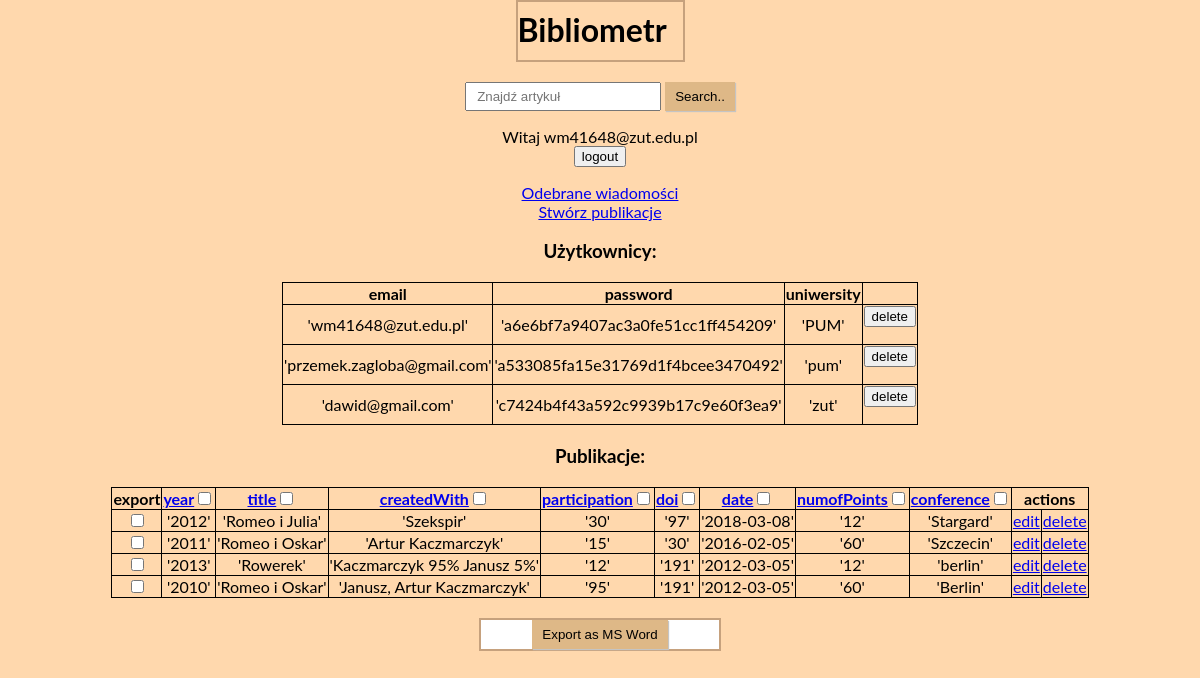
The app's page /index.php (signed in) with its own data.
### tables this page shows
CREATE TABLE `user` (
  `id` int(11) NOT NULL,
  `login` varchar(32) DEFAULT NULL,
  `password` varchar(32) DEFAULT NULL,
  `uniwersity` text DEFAULT NULL,
  `typ` enum('user','admin','','') NOT NULL,
  `publishes_id` int(11) NOT NULL
);

CREATE TABLE `publishes` (
  `id` int(11) NOT NULL,
  `year` year(4) DEFAULT NULL,
  `title` text DEFAULT NULL,
  `createdWith` varchar(50) DEFAULT NULL,
  `participation` int(11) DEFAULT NULL,
  `doi` text DEFAULT NULL,
  `date` date DEFAULT NULL,
  `numOfPoints` int(11) DEFAULT NULL,
  `conference` text DEFAULT NULL,
  `user_id` int(11) NOT NULL
);

### publishes/tableData.php (the view)
<?php
foreach($publishes as $row) {
echo "<tr>";
	echo '<td><input type="checkbox" name="row_'.$row['id'].'" /></td>';
	echo "<td>'".$row['year']."'</td>";
	echo "<td>'".$row['title']."'</td>";
	echo "<td>'".$row['createdWith']."'</td>";
	echo "<td>'".$row['participation']."'</td>";
	echo "<td>'".$row['doi']."'</td>";
	echo "<td>'".$row['date']."'</td>";
	echo "<td>'".$row['numOfPoints']."'</td>";
	echo "<td>'".$row['conference']."'</td>";
	if(!empty($_SESSION['typ'])) {
		if($_SESSION['typ'] == 'admin' || $_SESSION['id'] === $row['user_id']) {
	echo '<td>
		<a href="./publishes/form.php?id='.$row['id'].'">edit</a>
		</td>';
		}
	if($_SESSION['typ'] == 'admin'){
		echo '<td>
		<a href="./publishes/delete.php?id='.$row['id'].'">delete</a>
		</td>';
		}
	}
echo "</tr>";
            }
?>

### user/select.php (shortened to what this page needs)
<?php
$us = $db->query('SELECT * FROM user Where Typ != "admin,user" ');
            $users =  $us->fetchAll();
            if($users) {
                echo "<table>";
            echo "<thead>";
            echo "<tr><th>email</th><th>password</th><th>uniwersity</th></tr>";
            echo "<tbody>";
            foreach($users as $row) {
                echo "<tr>";
                    echo "<td>'".$row['login']."'</td>";
                    echo "<td>'".$row['password']."'</td>";
                    echo "<td>'".$row['uniwersity']."'</td>";
                    if($_SESSION['typ'] == 'admin') {
                        echo '<td>
                    <form action="./user/delete.php" method="POST">
                        <input type="hidden" name="id" value="'.$row['id'].'">
                        <button type="submit">delete</button>
                    </form>
                    </td>';
                    }
                echo "</tr>";
            }
            echo "</tbody>";
            echo "</table>";
            }
            ?>

### css/style.css (style rules this page uses)
body { text-align: center; background-color: #ffd8ad; font-family: Lato; margin: 0 auto; box-sizing: border-box; }
table { margin: 20px auto; text-align: center; border: 1px solid black; border-collapse: collapse; }
table tr th, table tr td { border: 1px solid black; }

### records on screen
user: login "wm41648@zut.edu.pl", password "a6e6bf7a9407ac3a0fe51cc1ff454209", uniwersity "PUM"
user: login "przemek.zagloba@gmail.com", password "a533085fa15e31769d1f4bcee3470492", uniwersity "pum"
user: login "dawid@gmail.com", password "c7424b4f43a592c9939b17c9e60f3ea9", uniwersity "zut"
publishes: year "2012", title "Romeo i Julia", createdWith "Szekspir", participation "30", doi "97", date "2018-03-08", numOfPoints "12", conference "Stargard"
publishes: year "2011", title "Romeo i Oskar", createdWith "Artur Kaczmarczyk", participation "15", doi "30", date "2016-02-05", numOfPoints "60", conference "Szczecin"
publishes: year "2013", title "Rowerek", createdWith "Kaczmarczyk 95% Janusz 5%", participation "12", doi "191", date "2012-03-05", numOfPoints "12", conference "berlin"
publishes: year "2010", title "Romeo i Oskar", createdWith "Janusz, Artur Kaczmarczyk", participation "95", doi "191", date "2012-03-05", numOfPoints "60", conference "Berlin"

### other values on screen
$_SESSION['email'] "wm41648@zut.edu.pl"
